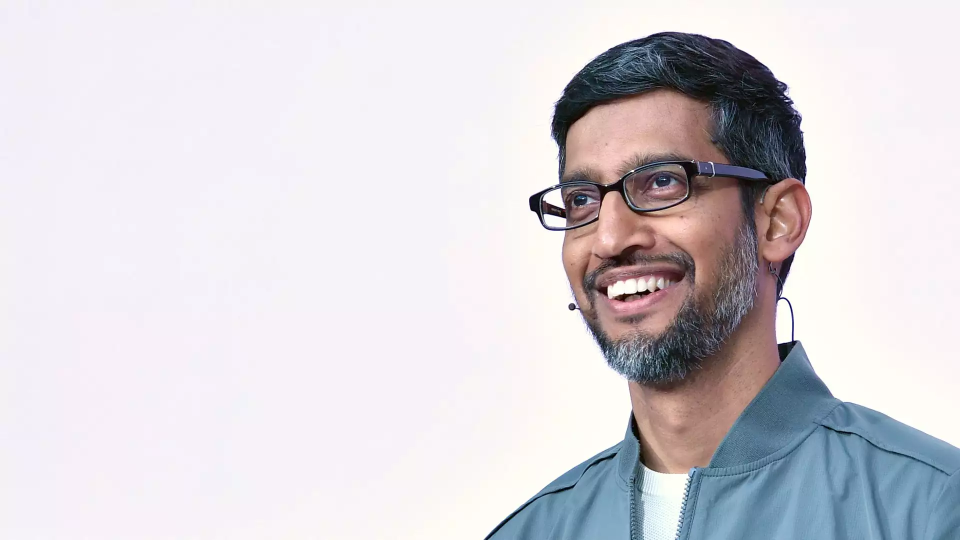
#> input picture CV Projects 41 - Image Segmentation/sundarpichai.jpg, 1920 x 1080 px (shown at 1/2 size)
$ jupyter execute 'Image segmentation (openCV).ipynb'
#> lines starting #> are read from the running program, lines starting #| are printed output that depends on the picture
[cell 1]
#installing lib
import cv2
import numpy as np


# Draw rectangle based on the input selection
# [57 lines left out: functions draw_rectangle, run_grabcut, not called in this run]
if __name__=='__main__':
    drawing = False
    top_left_pt, bottom_right_pt = (-1,-1), (-1,-1)
    # Read the input image
    image_orig = cv2.imread("sundarpichai.jpg")
#> image_orig is the input picture: shape (1080, 1920, 3); mean B, G, R 216.8, 211.3, 215.1
    image_orig = cv2.resize( image_orig ,(500,500))
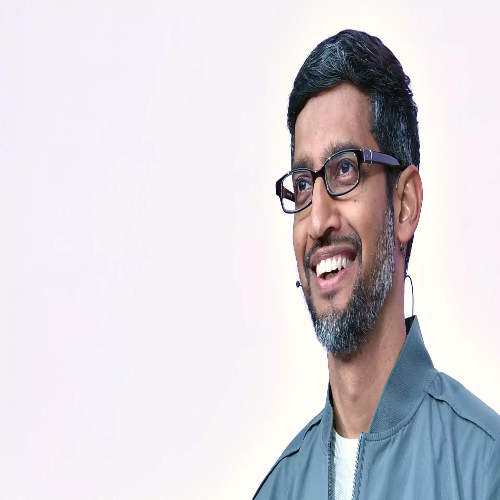
#> image_orig: shape (500, 500, 3); mean B, G, R 216.7, 211.2, 215.1
    image = image_orig.copy()
    cv2.namedWindow('Input')
    cv2.setMouseCallback('Input', draw_rectangle)
    while True:
        cv2.imshow('Input', image)
        c = cv2.waitKey(1)
#> (key Esc is pressed here)
        if c == 27:
            break
            #clearing ram memory
    cv2.destroyAllWindows()
